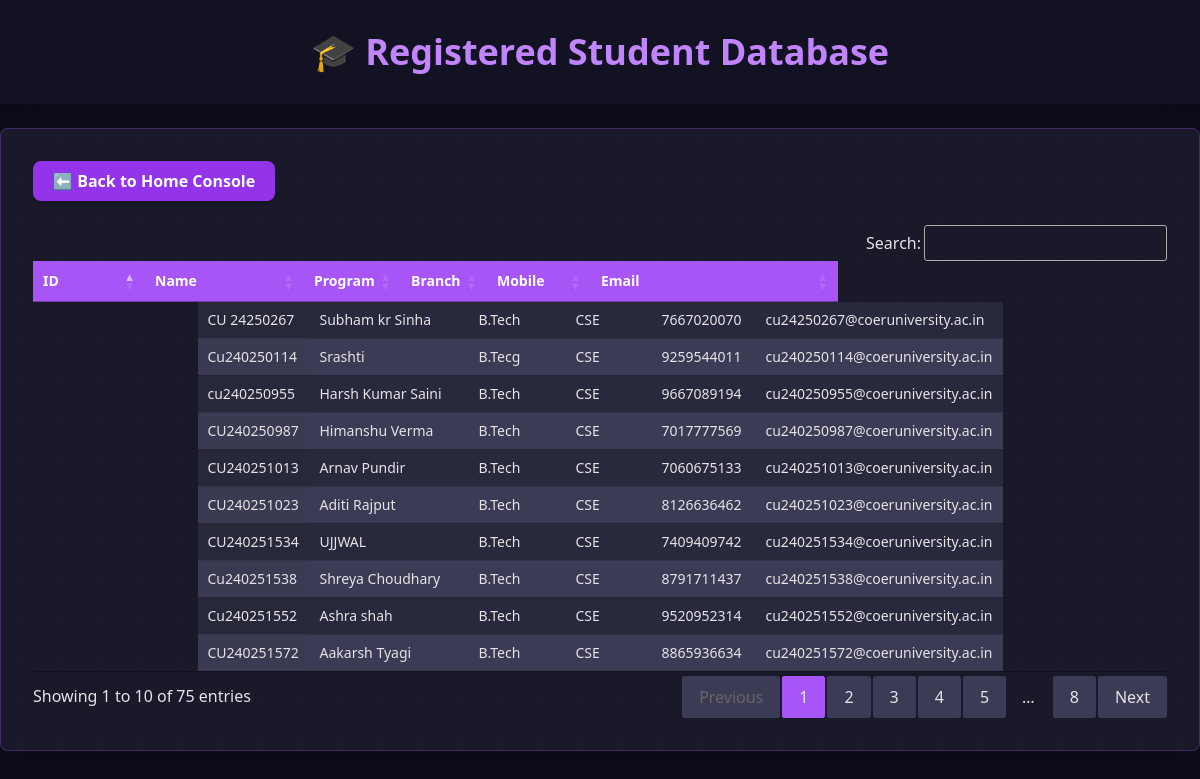
The app's page /students (signed in) with its own data.
### tables this page shows
CREATE TABLE students (
    ID TEXT PRIMARY KEY,
    Name TEXT,
    Program TEXT,
    Branch TEXT,
    Mobile TEXT,
    Gmail TEXT
);

### blueprints/students.py (the view)
@students_bp.route('/students')
def students():
    try:
        conn = sqlite3.connect(config.DB_FILE)
        cursor = conn.cursor()
        cursor.execute("SELECT ID, Name, Program, Branch, Mobile, Gmail FROM students")
        data = cursor.fetchall()
        conn.close()
        return render_template('students.html', students=data)
    except Exception:
        return render_template('students.html', students=[], error="Could not load students.")

### app.py (called while the page is built)
@app.context_processor
def inject_user_info():
    return {
        'session_username': session.get('username'),
        'session_is_admin': is_current_user_admin() if 'username' in session else False,
    }

@app.before_request
def require_login():
    from flask import request
    public_paths = {'/login', '/forgot_password', '/favicon.ico'}
    if request.path.startswith('/static/') or request.path in public_paths:
        return None
    if 'logged_in' not in session:
        return redirect(url_for('auth.login'))
    return None

### utils/auth_helpers.py (called while the page is built)
def is_current_user_admin() -> bool:
    username = session.get('username')
    if not username:
        return False
    conn = get_db_connection()
    user = conn.execute("SELECT is_admin FROM users WHERE username=?", (username,)).fetchone()
    conn.close()
    return bool(user and user['is_admin'])

### utils/db.py (called while the page is built)
def get_db_connection() -> sqlite3.Connection:
    conn = sqlite3.connect(config.DB_FILE)
    conn.row_factory = sqlite3.Row
    return conn

### templates/students.html (shortened to what this page needs)
<!DOCTYPE html>
<html lang="en">
<head>
  <script src="https://cdn.tailwindcss.com"></script>
  <link rel="stylesheet" href="https://cdn.datatables.net/1.13.4/css/jquery.dataTables.min.css">
  <link rel="stylesheet" href="https://cdn.datatables.net/buttons/2.4.2/css/buttons.dataTables.min.css">
  <link rel="stylesheet" href="https://cdn.datatables.net/responsive/2.4.1/css/responsive.dataTables.min.css">
</head>
<body class="min-h-screen">
  <h1 class="text-4xl font-extrabold text-center text-purple-400 py-8 bg-[#121223] shadow-xl">🎓 Registered Student Database</h1>
  <div class="max-w-7xl mx-auto dark-card shadow-xl p-8 rounded-lg mt-6 overflow-x-auto transform transition-all hover-scale">
    <button onclick="window.location.href='/'" class="bg-purple-600 hover:bg-purple-700 text-white px-5 py-2 rounded-lg font-semibold mb-6 transition shadow-md transform hover:scale-105 neon-button">
      ⬅ Back to Home Console
    </button>
    <table id="studentsTable" class="display nowrap w-full text-sm">
      <thead class="bg-purple-500 text-white">
        <tr>
          <th class="py-3 px-4 text-left">ID</th>
          <th class="py-3 px-4 text-left">Name</th>
          <th class="py-3 px-4 text-left">Program</th>
          <th class="py-3 px-4 text-left">Branch</th>
          <th class="py-3 px-4 text-left">Mobile</th>
          <th class="py-3 px-4 text-left">Email</th>
        </tr>
      </thead>
      <tbody>
        {% for s in students %}
        <tr class="odd:bg-white even:bg-gray-50 hover:bg-purple-900/50 transition duration-150">
          <td class="py-2 px-4">{{ s[0] }}</td>
          <td class="py-2 px-4 font-medium">{{ s[1] }}</td>
          <td class="py-2 px-4">{{ s[2] }}</td>
          <td class="py-2 px-4">{{ s[3] }}</td>
          <td class="py-2 px-4">{{ s[4] }}</td>
          <td class="py-2 px-4">{{ s[5] }}</td>
        </tr>
        {% endfor %}
      </tbody>
    </table>
  </div>
</body>
</html>

### templates/students.html (style rules this page uses)
body { background-color: #0d0d1a; color: #e4e4e7; background-image: radial-gradient(#2a2a3e 1px, transparent 0); background-size: 40px 40px; }
.neon-button { transition: all 0.3s ease-in-out; }
.dark-card { background-color: rgba(32, 32, 50, 0.7); backdrop-filter: blur(5px); border: 1px solid rgba(168, 85, 247, 0.3); }
#studentsTable { background-color: #2a2a3e !important; }
#studentsTable thead { background-color: #7b4397 !important; }
#studentsTable th { color: white !important; background-color: #4a285d !important; }
#studentsTable tbody tr { background-color: #2a2a3e !important; }
#studentsTable tbody tr:nth-child(even) { background-color: #3b3b55 !important; }

### records on screen
students: ID "CU240251572", Name "Aakarsh Tyagi", Program "B.Tech", Branch "CSE", Mobile "8865936634", Gmail "cu240251572@coeruniversity.ac.in"
students: ID "CU240251534", Name "UJJWAL", Program "B.Tech", Branch "CSE", Mobile "7409409742", Gmail "cu240251534@coeruniversity.ac.in"
students: ID "CU240251013", Name "Arnav Pundir", Program "B.Tech", Branch "CSE", Mobile "7060675133", Gmail "cu240251013@coeruniversity.ac.in"
students: ID "CU240251023", Name "Aditi Rajput", Program "B.Tech", Branch "CSE", Mobile "8126636462", Gmail "cu240251023@coeruniversity.ac.in"
students: ID "Cu240251552", Name "Ashra shah", Program "B.Tech", Branch "CSE", Mobile "9520952314", Gmail "cu240251552@coeruniversity.ac.in"
students: ID "CU240250987", Name "Himanshu Verma", Program "B.Tech", Branch "CSE", Mobile "7017777569", Gmail "cu240250987@coeruniversity.ac.in"
students: ID "cu240250955", Name "Harsh Kumar Saini", Program "B.Tech", Branch "CSE", Mobile "9667089194", Gmail "cu240250955@coeruniversity.ac.in"
students: ID "Cu240251538", Name "Shreya Choudhary", Program "B.Tech", Branch "CSE", Mobile "8791711437", Gmail "cu240251538@coeruniversity.ac.in"
students: ID "CU 24250267", Name "Subham kr Sinha", Program "B.Tech", Branch "CSE", Mobile "7667020070", Gmail "cu24250267@coeruniversity.ac.in"
students: ID "Cu240250114", Name "Srashti", Program "B.Tecg", Branch "CSE", Mobile "9259544011", Gmail "cu240250114@coeruniversity.ac.in"
